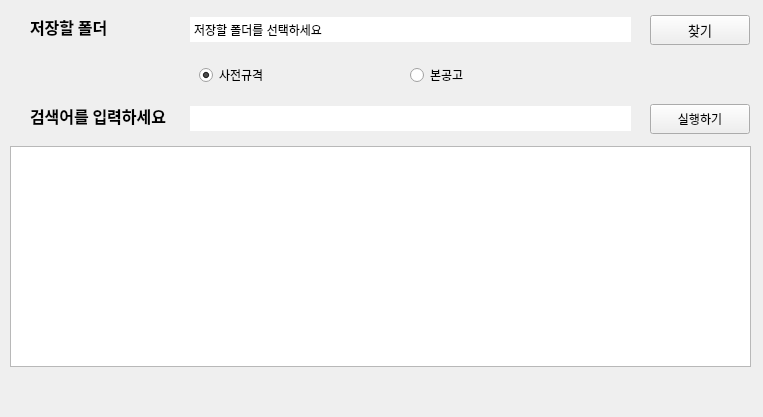
<?xml version="1.0" encoding="UTF-8"?>
<ui version="4.0">
 <class>MainWindow</class>
 <widget class="QMainWindow" name="MainWindow">
  <property name="geometry">
   <rect>
    <x>0</x>
    <y>0</y>
    <width>763</width>
    <height>417</height>
   </rect>
  </property>
  <property name="windowTitle">
   <string>MainWindow</string>
  </property>
  <widget class="QWidget" name="centralwidget">
   <widget class="QLabel" name="QLabel01">
    <property name="geometry">
     <rect>
      <x>30</x>
      <y>96</y>
      <width>171</width>
      <height>40</height>
     </rect>
    </property>
    <property name="font">
     <font>
      <family>맑은 고딕</family>
      <pointsize>12</pointsize>
      <weight>75</weight>
      <italic>false</italic>
      <bold>true</bold>
     </font>
    </property>
    <property name="styleSheet">
     <string notr="true"/>
    </property>
    <property name="text">
     <string>&lt;html&gt;&lt;head/&gt;&lt;body&gt;&lt;p&gt;검색어를 입력하세요&lt;/p&gt;&lt;/body&gt;&lt;/html&gt;</string>
    </property>
    <property name="textFormat">
     <enum>Qt::AutoText</enum>
    </property>
    <property name="scaledContents">
     <bool>false</bool>
    </property>
   </widget>
   <widget class="QTableView" name="csv_sample">
    <property name="geometry">
     <rect>
      <x>10</x>
      <y>146</y>
      <width>741</width>
      <height>221</height>
     </rect>
    </property>
    <attribute name="verticalHeaderMinimumSectionSize">
     <number>5</number>
    </attribute>
   </widget>
   <widget class="QTextBrowser" name="save_path">
    <property name="geometry">
     <rect>
      <x>190</x>
      <y>17</y>
      <width>441</width>
      <height>25</height>
     </rect>
    </property>
    <property name="styleSheet">
     <string notr="true">border : 0
</string>
    </property>
    <property name="verticalScrollBarPolicy">
     <enum>Qt::ScrollBarAlwaysOff</enum>
    </property>
    <property name="horizontalScrollBarPolicy">
     <enum>Qt::ScrollBarAlwaysOff</enum>
    </property>
    <property name="html">
     <string>&lt;!DOCTYPE HTML PUBLIC &quot;-//W3C//DTD HTML 4.0//EN&quot; &quot;http://www.w3.org/TR/REC-html40/strict.dtd&quot;&gt;
&lt;html&gt;&lt;head&gt;&lt;meta name=&quot;qrichtext&quot; content=&quot;1&quot; /&gt;&lt;style type=&quot;text/css&quot;&gt;
p, li { white-space: pre-wrap; }
&lt;/style&gt;&lt;/head&gt;&lt;body style=&quot; font-family:'Gulim'; font-size:9pt; font-weight:400; font-style:normal;&quot;&gt;
&lt;p style=&quot; margin-top:0px; margin-bottom:0px; margin-left:0px; margin-right:0px; -qt-block-indent:0; text-indent:0px;&quot;&gt;저장할 폴더를 선택하세요&lt;/p&gt;&lt;/body&gt;&lt;/html&gt;</string>
    </property>
    <property name="tabStopWidth">
     <number>80</number>
    </property>
   </widget>
   <widget class="QPushButton" name="save_path_find">
    <property name="enabled">
     <bool>true</bool>
    </property>
    <property name="geometry">
     <rect>
      <x>650</x>
      <y>15</y>
      <width>100</width>
      <height>30</height>
     </rect>
    </property>
    <property name="font">
     <font>
      <family>맑은 고딕</family>
      <pointsize>10</pointsize>
     </font>
    </property>
    <property name="text">
     <string>찾기</string>
    </property>
   </widget>
   <widget class="QLabel" name="QLabel04_3">
    <property name="geometry">
     <rect>
      <x>30</x>
      <y>7</y>
      <width>140</width>
      <height>40</height>
     </rect>
    </property>
    <property name="font">
     <font>
      <family>맑은 고딕</family>
      <pointsize>12</pointsize>
      <weight>75</weight>
      <bold>true</bold>
     </font>
    </property>
    <property name="text">
     <string>저장할 폴더</string>
    </property>
    <property name="textFormat">
     <enum>Qt::AutoText</enum>
    </property>
    <property name="scaledContents">
     <bool>false</bool>
    </property>
   </widget>
   <widget class="QTextEdit" name="key_word">
    <property name="geometry">
     <rect>
      <x>190</x>
      <y>106</y>
      <width>441</width>
      <height>25</height>
     </rect>
    </property>
    <property name="styleSheet">
     <string notr="true">border : 0
</string>
    </property>
    <property name="frameShadow">
     <enum>QFrame::Sunken</enum>
    </property>
    <property name="verticalScrollBarPolicy">
     <enum>Qt::ScrollBarAlwaysOff</enum>
    </property>
   </widget>
   <widget class="QPushButton" name="craw_start">
    <property name="geometry">
     <rect>
      <x>650</x>
      <y>104</y>
      <width>100</width>
      <height>30</height>
     </rect>
    </property>
    <property name="text">
     <string>실행하기</string>
    </property>
   </widget>
   <widget class="QRadioButton" name="pre_anno">
    <property name="geometry">
     <rect>
      <x>199</x>
      <y>67</y>
      <width>90</width>
      <height>16</height>
     </rect>
    </property>
    <property name="text">
     <string>사전규격</string>
    </property>
    <property name="checked">
     <bool>true</bool>
    </property>
   </widget>
   <widget class="QRadioButton" name="real_anno">
    <property name="geometry">
     <rect>
      <x>410</x>
      <y>67</y>
      <width>90</width>
      <height>16</height>
     </rect>
    </property>
    <property name="text">
     <string>본공고</string>
    </property>
   </widget>
  </widget>
 </widget>
 <resources/>
 <connections/>
</ui>
